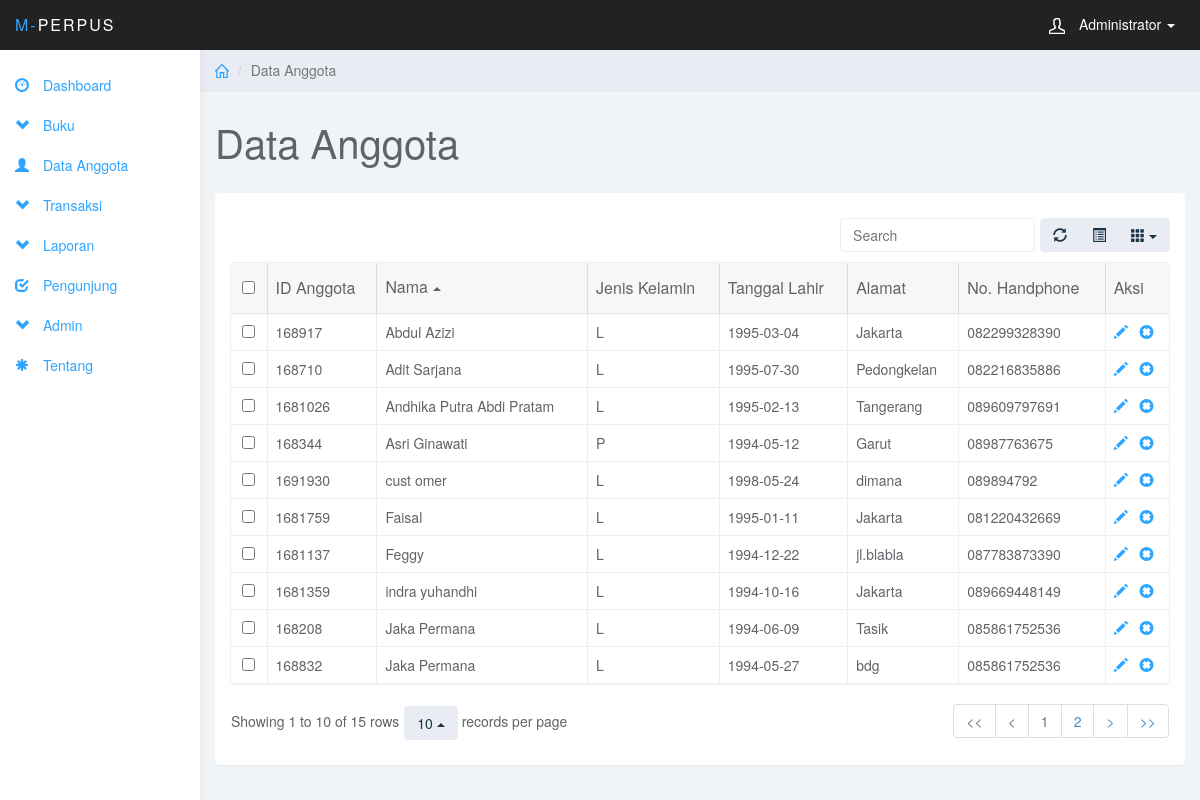
The app's page /modul/index.php?page=anggota (signed in) with its own data.
### tables this page shows
CREATE TABLE `tbl_anggota` (
  `no` int(5) NOT NULL,
  `id_anggota` int(11) NOT NULL,
  `nama` varchar(25) NOT NULL,
  `jk` enum('L','P') NOT NULL,
  `tgl_lahir` date NOT NULL,
  `alamat` varchar(50) NOT NULL,
  `no_hp` varchar(12) NOT NULL
);

### modul/anggota/anggota.php (the view, shortened to what this page needs)
<div class="col-sm-9 col-sm-offset-3 col-lg-10 col-lg-offset-2 main">
	<div class="row">
		<ol class="breadcrumb">
			<li><a href="index.php"><svg class="glyph stroked home"><use xlink:href="#stroked-home"></use></svg></a></li>
			<li class="active">Data Anggota</li>
		</ol>
	</div>
	<div class="row">
		<div class="col-lg-12">
			<h1 class="page-header">Data Anggota</h1>
		</div>
	</div>
	<div class="row">
		<div class="col-lg-12">
			<div class="panel panel-default">
				<div class="panel-body">
					<table data-toggle="table" data-show-refresh="true" data-show-toggle="true" data-show-columns="true" data-search="true" data-select-item-name="toolbar1" data-pagination="true" data-sort-name="nama" data-sort-order="asc">
					    <thead>
					    <tr>
					        <th data-field="id_anggota"  data-sortable="true">ID Anggota</th>
					        <th data-field="nama"  data-sortable="true">Nama</th>
					        <th data-field="jk" data-sortable="true">Jenis Kelamin</th>
					        <th data-field="tgl_lahir" data-sortable="true">Tanggal Lahir</th>
					        <th data-field="alamat" data-sortable="true">Alamat</th>
					        <th data-field="no_hp" data-sortable="true">No. Handphone</th>
					        <th data-field="aksi" data-sortable="true">Aksi</th>
					    </tr>
					    </thead>
					    <?php
							$queri="Select * From tbl_anggota ORDER by nama" ;
							$hasil=MySQL_query ($queri);
							while ($data = mysql_fetch_array ($hasil)){
							 echo "
						<tr>
						    <td></td>
						    <td>".$data['id_anggota']."</td>
						    <td>".$data['nama']."</td>
						    <td>".$data['jk']."</td>
						    <td>".$data['tgl_lahir']."</td>
						    <td>".$data['alamat']."</td>
						    <td>".$data['no_hp']."</td>"
						?>
						    <td align="center">
							   	<a href="?page=anggota_edit&no=<?php echo $data['no']; ?>"><span class="glyphicon glyphicon-pencil" aria-hidden="true"></span></a>&nbsp&nbsp
							   	<a href="?page=anggota_hapus&no=<?php echo $data['no']; ?>" onclick="return confirm('Anda yakin ingin menghapus data anggota yang bernama <?php echo $data['nama']; ?> ?')"><span class="glyphicon glyphicon-remove-sign" aria-hidden="true"></span></a>
							</td>
						</tr>
							<?php } ?>
					</table>
				</div>
			</div>
		</div>
	</div>
</div>

### css/styles.css (style rules this page uses)
body { background: #f1f4f7; padding-top: 50px; color: #5f6468; }
a, a:hover, a:focus { color: #30a5ff; }
h1, h2, h3, h4, h5, h6 { color: #5f6468; }
h1 { font-weight: 300; font-size: 40px; }
.panel { border: 0; }
.breadcrumb { border-radius: 0; padding: 10px 15px; background: #e9ecf2; box-shadow: 0 1px 1px rgba(0, 0, 0, .05); margin: 0 ; }
h1.page-header { margin-top: 30px; border-bottom: 0; }
.table { background: #fff; }
.breadcrumb .glyph { height: 14px; width: 14px; margin: -2px 0 0 0; stroke-width: 4px; }

### records on screen
tbl_anggota: id_anggota "168917", nama "Abdul Azizi", jk "L", tgl_lahir "1995-03-04", alamat "Jakarta", no_hp "082299328390"
tbl_anggota: id_anggota "168710", nama "Adit Sarjana", jk "L", tgl_lahir "1995-07-30", alamat "Pedongkelan", no_hp "082216835886"
tbl_anggota: id_anggota "1681026", nama "Andhika Putra Abdi Pratam", jk "L", tgl_lahir "1995-02-13", alamat "Tangerang", no_hp "089609797691"
tbl_anggota: id_anggota "168344", nama "Asri Ginawati", jk "P", tgl_lahir "1994-05-12", alamat "Garut", no_hp "08987763675"
tbl_anggota: id_anggota "1691930", nama "cust omer", jk "L", tgl_lahir "1998-05-24", alamat "dimana", no_hp "089894792"
tbl_anggota: id_anggota "1681759", nama "Faisal", jk "L", tgl_lahir "1995-01-11", alamat "Jakarta", no_hp "081220432669"
tbl_anggota: id_anggota "1681137", nama "Feggy", jk "L", tgl_lahir "1994-12-22", alamat "jl.blabla", no_hp "087783873390"
tbl_anggota: id_anggota "1681359", nama "indra yuhandhi", jk "L", tgl_lahir "1994-10-16", alamat "Jakarta", no_hp "089669448149"
tbl_anggota: id_anggota "168208", nama "Jaka Permana", jk "L", tgl_lahir "1994-06-09", alamat "Tasik", no_hp "085861752536"
tbl_anggota: id_anggota "168832", nama "Jaka Permana", jk "L", tgl_lahir "1994-05-27", alamat "bdg", no_hp "085861752536"

### other values on screen
$_SESSION['nama'] "Administrator"
